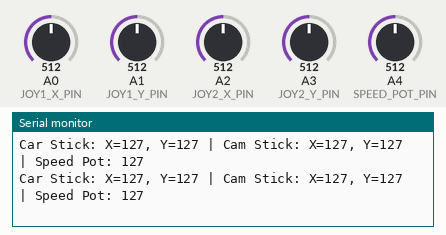
A sketch run on a simulated Arduino Uno, built with avr-gcc and run on an emulated ATmega328P. On the bench: the last lines printed to the serial monitor. Inputs (shaded band) come from the test bench; at power-on: A0 (JOY1_X_PIN) = 512, A1 (JOY1_Y_PIN) = 512, A2 (JOY2_X_PIN) = 512, A3 (JOY2_Y_PIN) = 512, A4 (SPEED_POT_PIN) = 512. No radio packets arrive unless stated.

Above: at 1.2 s.
1.3 s: A0 (JOY1_X_PIN) set to 414
At 1.34 s:
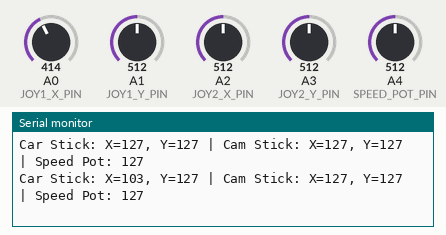
4.3 s: A0 (JOY1_X_PIN) set to 392
At 4.4 s:
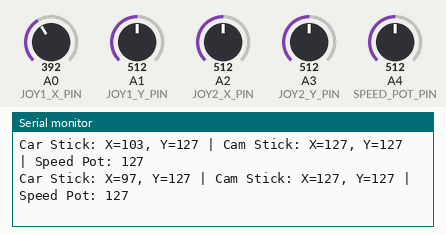
5.8 s: A1 (JOY1_Y_PIN) set to 411
At 5.86 s:
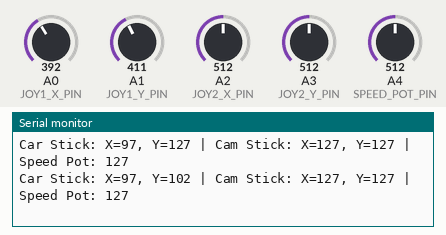
8.8 s: A1 (JOY1_Y_PIN) set to 385
At 8.89 s:
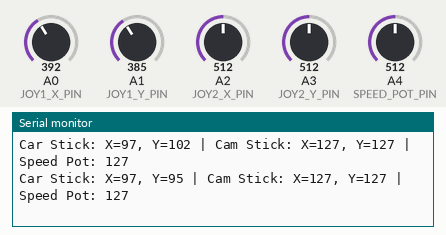
11.8 s: A2 (JOY2_X_PIN) set to 420
At 11.88 s:
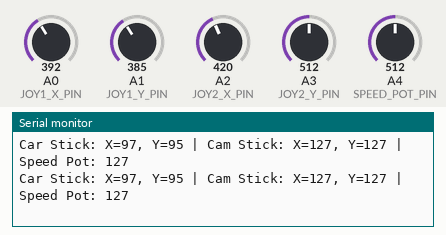
14.8 s: A2 (JOY2_X_PIN) set to 387
At 14.88 s:
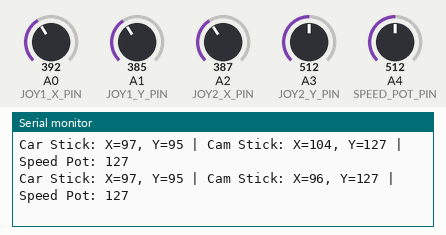
Timing chart, 0 to 17.8 s (numbered marks = the images above; inputs shaded):
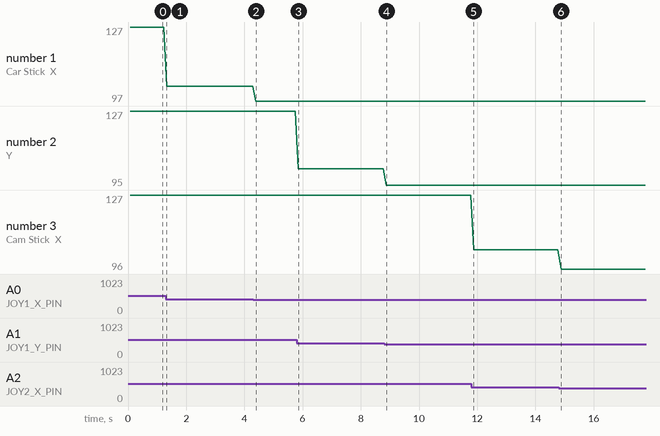

Measured:
- after the input at 1.3 s, the serial monitor: prints a new line at once (image 1)
- after the input at 4.3 s, the serial monitor: prints a new line after 0.09 s (image 2)
- after the input at 5.8 s, the serial monitor: prints a new line after 0.06 s (image 3)
- after the input at 8.8 s, the serial monitor: prints a new line after 0.08 s (image 4)
- after the input at 14.8 s, the serial monitor: prints a new line after 0.08 s (image 6)
- plotted number 1: 127 → 103 after the input at 1.3 s, 103 → 97 after the input at 4.3 s
- plotted number 2: 127 → 102 after the input at 5.8 s, 102 → 95 after the input at 8.8 s
- plotted number 3: 127 → 104 after the input at 11.8 s, 104 → 96 after the input at 14.8 s

The sketch:

Transmitter_Arduino.ino
```cpp
/*
--Swarnendu-Rup--> Repository

Transmitter (Arduino Uno / Nano) Wiring

NRF24L01 Module -> Arduino Uno/Nano
VCC -> 3.3V
GND -> GND
CE -> D7
CSN -> D8
SCK -> D13
MOSI -> D11
MISO -> D12
Joystick 1 (Car Control) -> Arduino Uno/Nano
VCC -> 5V
GND -> GND
VRx -> A0
VRy -> A1
Joystick 2 (Camera Control) -> Arduino Uno/Nano
VCC -> 5V
GND -> GND
VRx -> A2
VRy -> A3
Potentiometer (Speed Control) -> Arduino Uno/Nano
VCC (one of the outer pins) -> 5V
GND (the other outer pin) -> GND
Signal (middle pin) -> A4
Receiver (ESP32 & Car) Wiring
Important Power Note: First, connect your battery pack (e.g., 7.4V) to the L298N motor driver's main power terminals. The L298N will then provide a stable 5V to power the ESP32 and the servos.
Main Power Connections
Battery Positive (+) -> L298N VCC/12V Terminal
Battery Negative (-) -> L298N GND Terminal
L298N 5V Output -> ESP32 VIN Pin
L298N GND Terminal -> ESP32 GND Pin
*/

#include <SPI.h>
#include <nRF24L01.h>
#include <RF24.h>

// --- Pin Configuration ---
// NRF24L01 Module Connections
#define NRF_CE_PIN 7
#define NRF_CSN_PIN 8

// Main Joystick (Car Control)
#define JOY1_X_PIN A0
#define JOY1_Y_PIN A1

// Second Joystick (Camera Control)
#define JOY2_X_PIN A2
#define JOY2_Y_PIN A3

// Speed Control (Potentiometer)
#define SPEED_POT_PIN A4

// --- RF24 Setup ---
RF24 radio(NRF_CE_PIN, NRF_CSN_PIN); // CE, CSN
const byte address[6] = "00001";

// Data structure to hold all control values
struct Data_Package {
  byte j1_x;
  byte j1_y;
  byte j2_x;
  byte j2_y;
  byte pot_speed;
};

Data_Package data; // Create a variable of the data structure

void setup() {
  // Start serial communication for debugging
  Serial.begin(9600);
  Serial.println("Transmitter starting up...");

  // Initialize NRF24L01 radio
  radio.begin();
  radio.openWritingPipe(address);
  radio.setPALevel(RF24_PA_MIN); // Use lower power for testing
  radio.stopListening();
  Serial.println("Radio setup complete. Sending data...");
}

void loop() {
  // Read analog values and map them from 0-1023 to 0-255
  data.j1_x = map(analogRead(JOY1_X_PIN), 0, 1023, 0, 255);
  data.j1_y = map(analogRead(JOY1_Y_PIN), 0, 1023, 0, 255);
  data.j2_x = map(analogRead(JOY2_X_PIN), 0, 1023, 0, 255);
  data.j2_y = map(analogRead(JOY2_Y_PIN), 0, 1023, 0, 255);
  data.pot_speed = map(analogRead(SPEED_POT_PIN), 0, 1023, 0, 255);

  // Send the data package over the radio
  radio.write(&data, sizeof(Data_Package));

  // --- Serial Debugging Output ---
  Serial.print("Car Stick: X=");
  Serial.print(data.j1_x);
  Serial.print(", Y=");
  Serial.print(data.j1_y);

  Serial.print(" | Cam Stick: X=");
  Serial.print(data.j2_x);
  Serial.print(", Y=");
  Serial.print(data.j2_y);

  Serial.print(" | Speed Pot: ");
  Serial.println(data.pot_speed);

  delay(100); // Delay to prevent flooding the receiver
}
```
